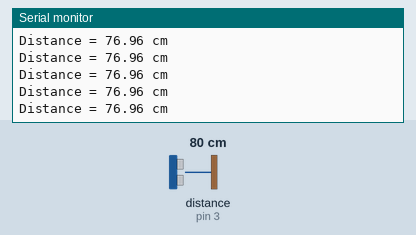
Simulated run of this sketch. Board: Arduino Uno, built with avr-gcc and run on an emulated ATmega328P. Shown: the last lines printed to the serial monitor. Wiring (inferred from the names in the program): ultrasonic range finder: trigger A0; echo pin 3. Inputs (shaded band) come from the test bench; at power-on: distance to the obstacle (sensor on pin 3) 80 cm. The echo pulse lasts 58.3 µs per cm.

Above: at 1.2 s.
1.3 s: distance to the obstacle (sensor on pin 3) set to 2 cm
At 1.9 s:
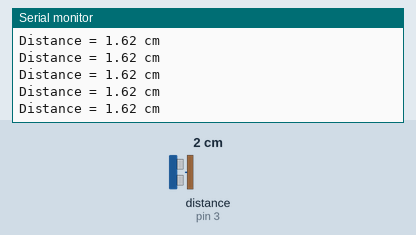
4.3 s: distance to the obstacle (sensor on pin 3) set to 120 cm
At 5.0 s:
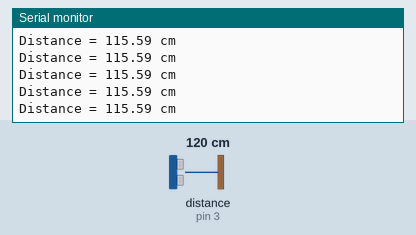
7.3 s: distance to the obstacle (sensor on pin 3) set to 4 cm
At 8.3 s:
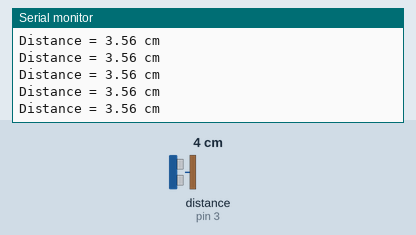
10.3 s: distance to the obstacle (sensor on pin 3) set to 18 cm
At 11.2 s:
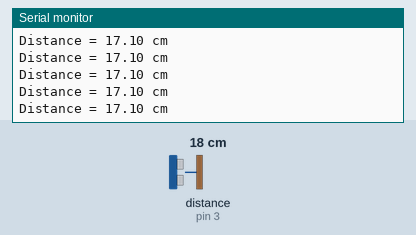
Timing chart, 0 to 13.3 s (numbered marks = the images above; inputs shaded):
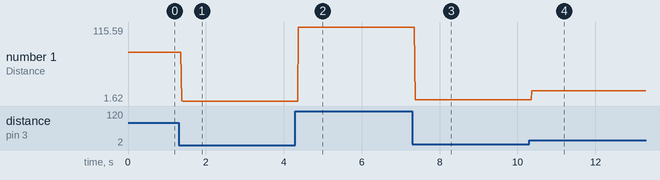

The sketch:

US_Range_Finder.ino
```cpp
#define trigPin A0
#define echoPin 3

void setup() {
  Serial.begin (9600);
  pinMode(trigPin, OUTPUT);
  pinMode(echoPin, INPUT);
  }

void loop() {
  float duration, distance;

//Generating Pulse for Sensor
  digitalWrite(trigPin, HIGH);
  delayMicroseconds(2);
  digitalWrite(trigPin, LOW);
 // delayMicroseconds(10);
//  digitalWrite(trigPin, HIGH);

//Receiving, Measuring and Displaying Sensor Value
  duration = pulseIn(echoPin, HIGH);  // MicroSeconds
  distance = (duration / 2) * 0.03313;  // Cm
  Serial.print("Distance = ");
  Serial.print(distance);
  Serial.println(" cm");
}
```

Measured:
- after the input at 1.3 s, the serial monitor: prints a new line after 0.08 s (image 1)
- after the input at 4.3 s, the serial monitor: prints a new line after 0.08 s (image 2)
- after the input at 7.3 s, the serial monitor: prints a new line after 0.07 s (image 3)
- after the input at 10.3 s, the serial monitor: prints a new line after 0.07 s (image 4)
- plotted number 1: 76.96 → 1.62 after the input at 1.3 s, 1.62 → 115.59 after the input at 4.3 s, 115.59 → 3.56 after the input at 7.3 s, 3.56 → 17.1 after the input at 10.3 s
